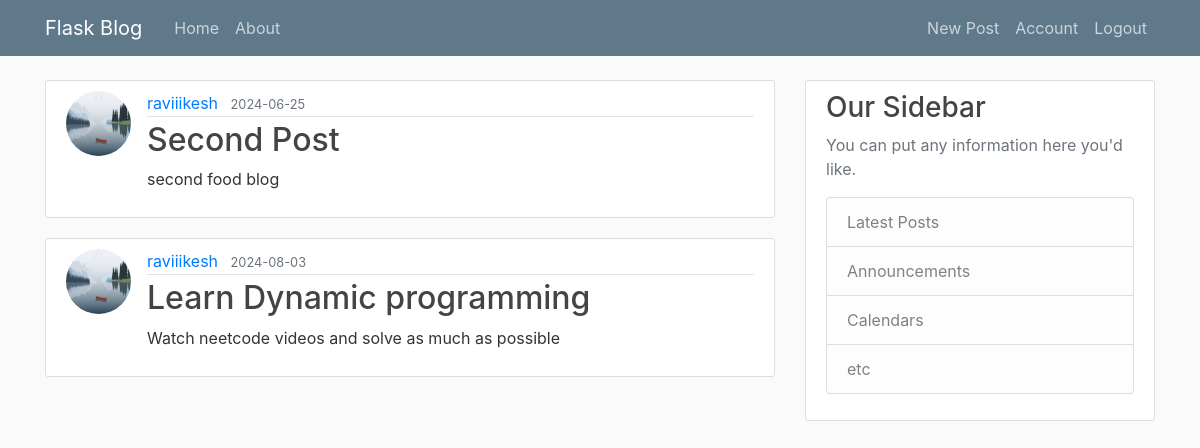
Screenshot of /home (signed in) with the database file from the repository.
### flaskBlog/models.py (models this page shows, shortened)
class Post(db.Model):
    id = db.Column(db.Integer, primary_key=True)
    title = db.Column(db.String(100), nullable=False)
    date_posted = db.Column(db.DateTime, nullable=False, default=datetime.utcnow)
    content = db.Column(db.Text, nullable=False)
    user_id = db.Column(db.Integer, db.ForeignKey('user.id'), nullable=False)

class User(db.Model, UserMixin):
    id = db.Column(db.Integer, primary_key=True)
    username = db.Column(db.String(20), unique=True, nullable=False)
    email = db.Column(db.String(120), unique=True, nullable=False)
    image_file = db.Column(db.String(20), nullable=False, default='default.jpg')
    password = db.Column(db.String(60), nullable=False)
    posts = db.relationship('Post', backref='author', lazy=True)

### flaskBlog/routes.py (the view)
@app.route("/")
@app.route("/home")
def home():
    with app.app_context():
        posts = Post.query.all()
    return render_template('home.html', title='Home', posts=posts)

### flaskBlog/models.py (called while the page is built)
@login_manager.user_loader
def load_user(user_id):
    return User.query.get(int(user_id))

### flaskBlog/templates/home.html
{% extends "layout.html" %}
{% block content %}
    {% for post in posts %}
        <article class="media content-section">
          <img class="rounded-circle article-img" src="static/profile_pics/default.jpg">
          <div class="media-body">
            <div class="article-metadata">
              <a class="mr-2" href="#">{{ current_user.username }}</a>
              <small class="text-muted">{{ post.date_posted.strftime('%Y-%m-%d')}}</small>
            </div>
            <h2><a class="article-title" href="{{ url_for('post', post_id=post.id)}}">{{ post.title }}</a></h2>
            <p class="article-content">{{ post.content }}</p>
          </div>
        </article>
    {% endfor %}
{% endblock content %}

### flaskBlog/static/main.css (style rules this page uses)
body { background: #fafafa; color: #333333; margin-top: 5rem; }
h1, h2, h3, h4, h5, h6 { color: #444444; }
.content-section { background: #ffffff; padding: 10px 20px; border: 1px solid #dddddd; border-radius: 3px; margin-bottom: 20px; }
.article-title { color: #444444; }
.article-content { white-space: pre-line; }
.article-img { height: 65px; width: 65px; margin-right: 16px; }
.article-metadata { padding-bottom: 1px; margin-bottom: 4px; border-bottom: 1px solid #e3e3e3 }

### rows the page displays
Post: date_posted "2024-06-25", title "Second Post", content "second food blog"
User: username "raviiikesh"
Post: date_posted "2024-08-03", title "Learn Dynamic programming", content "Watch neetcode videos and solve as much as possible"
